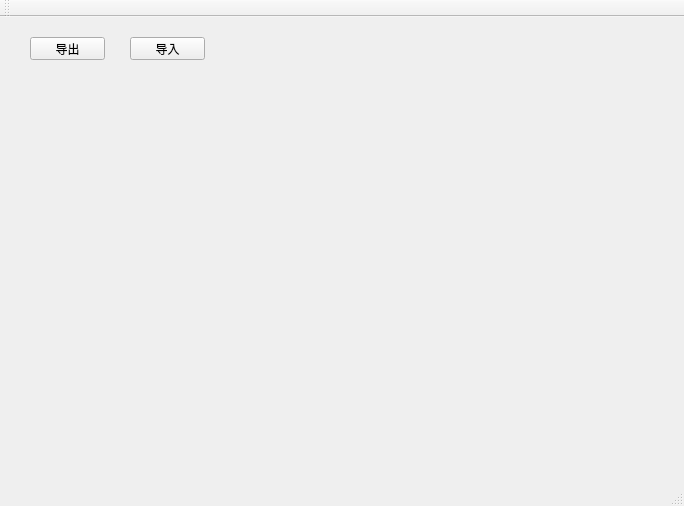
<?xml version="1.0" encoding="UTF-8"?>
<ui version="4.0">
 <class>Test</class>
 <widget class="QMainWindow" name="Test">
  <property name="geometry">
   <rect>
    <x>0</x>
    <y>0</y>
    <width>684</width>
    <height>506</height>
   </rect>
  </property>
  <property name="windowTitle">
   <string>Test</string>
  </property>
  <widget class="QWidget" name="centralWidget">
   <widget class="QPushButton" name="btnExport">
    <property name="geometry">
     <rect>
      <x>30</x>
      <y>20</y>
      <width>75</width>
      <height>23</height>
     </rect>
    </property>
    <property name="text">
     <string>导出</string>
    </property>
   </widget>
   <widget class="QPushButton" name="btnImport">
    <property name="geometry">
     <rect>
      <x>130</x>
      <y>20</y>
      <width>75</width>
      <height>23</height>
     </rect>
    </property>
    <property name="text">
     <string>导入</string>
    </property>
   </widget>
   <widget class="QStackedWidget" name="stackedWidget">
    <property name="geometry">
     <rect>
      <x>140</x>
      <y>120</y>
      <width>291</width>
      <height>171</height>
     </rect>
    </property>
    <property name="currentIndex">
     <number>1</number>
    </property>
    <widget class="QWidget" name="page"/>
    <widget class="QWidget" name="page_2"/>
   </widget>
  </widget>
  <widget class="QMenuBar" name="menuBar">
   <property name="geometry">
    <rect>
     <x>0</x>
     <y>0</y>
     <width>684</width>
     <height>23</height>
    </rect>
   </property>
  </widget>
  <widget class="QToolBar" name="mainToolBar">
   <attribute name="toolBarArea">
    <enum>TopToolBarArea</enum>
   </attribute>
   <attribute name="toolBarBreak">
    <bool>false</bool>
   </attribute>
  </widget>
  <widget class="QStatusBar" name="statusBar"/>
 </widget>
 <layoutdefault spacing="6" margin="11"/>
 <resources/>
 <connections/>
</ui>
